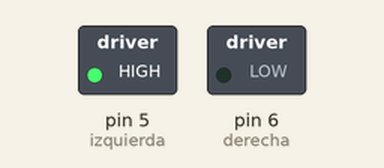
A sketch run on a simulated Arduino Uno, built with avr-gcc and run on an emulated ATmega328P. Parts: switched loads named in the sketch (green lamp = pin HIGH).

Above: at 1.0 s.
At 3.0 s:
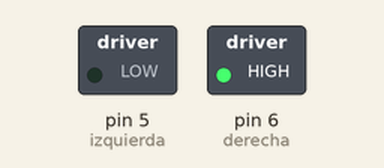
Timing chart, 0 to 5.2 s (numbered marks = the images above):
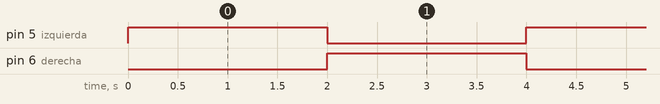

The sketch:

Motor.ino
```cpp
#define izquierda 5
#define derecha 6

void setup() {
  // put your setup code here, to run once:
pinMode(izquierda,OUTPUT);
pinMode(derecha,OUTPUT);
}

void loop() {
digitalWrite(izquierda,HIGH);
digitalWrite(derecha,LOW);
delay(2000);
digitalWrite(izquierda,LOW);
digitalWrite(derecha,HIGH);
delay(2000);

}
```

Measured:
- by itself, pin 5 (izquierda), pin 6 (derecha): alternates HIGH for 2.0 s and LOW for 2.0 s
